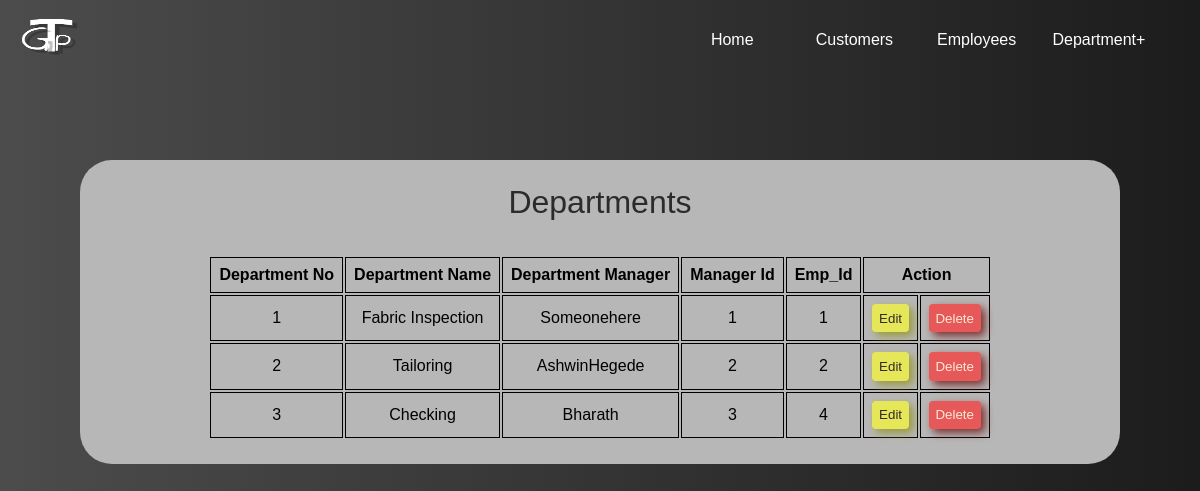
/depttab/, run on an earlier commit of the app's database.
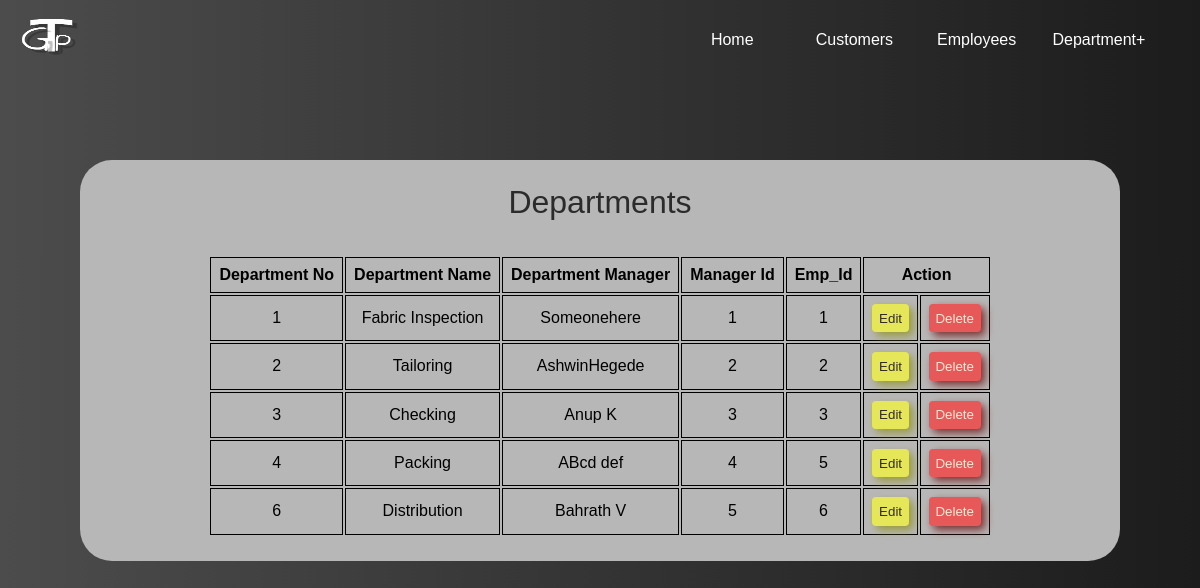
And on a later commit of the database.
### first_vs/models.py (models this page shows, shortened)
class Department(models.Model):
    Dnumber=models.IntegerField(primary_key=True)
    Dname=models.CharField(max_length=100)
    D_manager=models.CharField(max_length=100,null=True)
    mgr_ssn=models.IntegerField(unique=True,null=True)
    Ssn=models.IntegerField(null=True)

### first_vs/views.py (the view)
# urls.py: path('depttab/',views.dept_view,name='depttable'),
def dept_view(request):
    gt=Department.objects.all()
    return render(request,'first_vs/dept_tables.html',{'gt':gt})

### first_vs/templates/first_vs/dept_tables.html (shortened to what this page needs)
<!DOCTYPE html>
<html lang="en">
<head>
    {% load static %}
    <link rel="stylesheet" href="{% static 'first_vs/emptab.css'%}">
</head>
<body>
    <header>
        {% load static %}
        {% load %}
        <div class="head">
            <div class="left">
                <div class="logo"><a href="#"><img src="{% static 'first_vs/logos/tgp_white.png' %}" alt="logo"></a>
                </div>
            </div>
            <div class="right">
                <ul>
                    <li>
                        <a href="{% url 'home' %}">
                            <span class="text1">Home</span></a>
                    </li>
                    <li>
                        <a href="{% url 'customers' %}">
                            <span class="text">Customers</span></a>
                    </li>
                    <li>
                        <a href="{% url 'emp_tab' %}">
                            <span class="text">Employees</span></a>
                    </li>
                    <li>
                        <a href="{% url 'dept' %}">
                            <span class="text1">Department+</span></a>
                    </li>
                </ul>
            </div>
        </div>
    </header>
    <main>
        <div class="container">
            <p class="inf">Departments</p>
            <table>
                {% load %}
                <th>
                    <tr class="hed">
                        <td>Department No</td>
                        <td>Department Name</td>
                        <td>Department Manager</td>
                        <td>Manager Id</td>
                        <td>Emp_Id</td>
                        <td colspan="2">Action</td>
                    </tr>
                </th>
                {% for i in gt %}
                <tr>
                    <td>{{ i.Dnumber }}</td>
                    <td>{{ i.Dname }}</td>
                    <td>{{ i.D_manager }}</td>
                    <td>{{ i.mgr_ssn }}</td>
                    <td>{{ i.Ssn }}</td>
                    <td class="but"><a href="{% url 'deptupdate' i.Dnumber%}"><button>Edit</button></a></td>
                    <td>
                        <form action="{% url 'dept_del' i.Dnumber %}" method="post">
                            <input type="submit" name="delete" id="delete" value="Delete">
                        </form>
                    </td>
                </tr>
                {% endfor %}
            </table>
        </div>
    </main>
</body>
</html>

What changed in the data, as far as the page shows it:
changed Department "Checking": D_manager "Bharath" → "Anup K"; Ssn "4" → "3"
added Department: Dnumber "4", Dname "Packing", D_manager "ABcd def", mgr_ssn "4", Ssn "5"
added Department: Dnumber "6", Dname "Distribution", D_manager "Bahrath V", mgr_ssn "5", Ssn "6"
